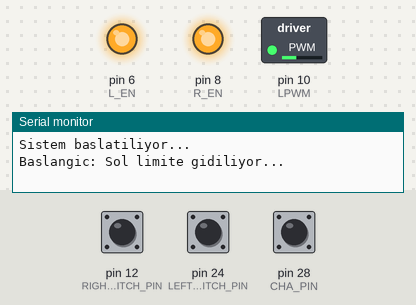
This sketch was run on a simulated Arduino Mega 2560, built with avr-gcc and run on an emulated ATmega2560. Shown: switched loads named in the sketch (green lamp = pin HIGH), output pins drawn as LEDs (lit = HIGH), the last lines printed to the serial monitor. Inputs (shaded band) come from the test bench; at power-on: pin 24 (LEFT_SWITCH_PIN) HIGH, pin 12 (RIGHT_SWITCH_PIN) HIGH, pin 28 (CHA_PIN) HIGH.

Above: at 2.2 s.
2.3 s: pin 24 (LEFT_SWITCH_PIN) pulled LOW for 0.15 s
At 3.8 s:
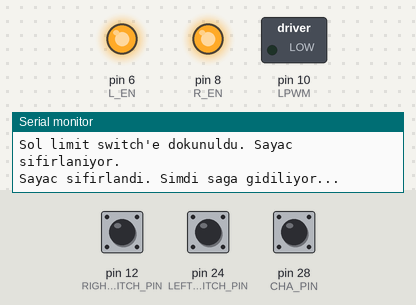
4.2 s: pin 12 (RIGHT_SWITCH_PIN) pulled LOW for 0.15 s
Timing chart, 0 to 7.2 s (numbered marks = the images above; inputs shaded):
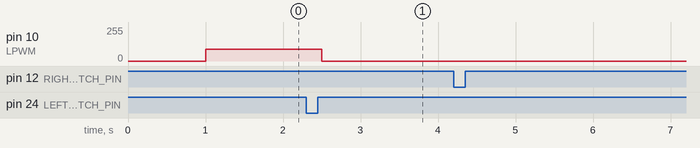

The sketch:

Inverted_Pendulum.ino
```cpp
#include <ezButton.h>
#include <PID_v1.h> // Include the PID library

// ... (Pin tanımlamaları ve diğer değişkenler aynı kalacak) ...
// Enkoder Pinleri
#define CHA_PIN 28
#define CHB_PIN 25
#define CHZ_PIN 30 // Index pini kullanılmıyor ancak tanımı kalabilir

// Limit Switch Pinleri
#define RIGHT_SWITCH_PIN 12
#define LEFT_SWITCH_PIN 24

// Motor Sürücü Pinleri
#define RPWM 0      // PWM çıkışı olan pin (sağa yön)
#define LPWM 10     // PWM çıkışı olan pin (sola yön)
#define R_EN 8      // Sağa yön Enable pin
#define L_EN 6      // Sola yön Enable pin

#define HOMING_PWM 90   // Sola ilk gidiş hızı
#define TRAVEL_PWM 90   // Sağa gidiş hızı (mesafe ölçümü için)
// RETURN_PWM kaldırıldı, PID kontrol edecek

// --- PID Ayarları ---
double Kp = 0.3;
double Ki = 0;
double Kd = 0.02;

double pidSetpoint;
double pidInput;
double pidOutput;

PID myPID(&pidInput, &pidOutput, &pidSetpoint, Kp, Ki, Kd, REVERSE);

#define PID_TOLERANCE 5
// --- PID Ayarları Sonu ---

volatile long pulseCount = 0;
volatile int currentStateCHA;
volatile int currentStateCHB;

ezButton rightSwitch(RIGHT_SWITCH_PIN);
ezButton leftSwitch(LEFT_SWITCH_PIN);

enum State {
  STATE_INITIAL_LEFT,
  STATE_MEASURE_RIGHT,
  STATE_RETURN_TO_CENTER,
  STATE_STOPPED
};

State currentState = STATE_INITIAL_LEFT;

long totalDistancePulses = 0;

void setup() {
  Serial.begin(115200); // Baud rate'i unutmayın!
  Serial.println("Sistem baslatiliyor...");

  pinMode(CHA_PIN, INPUT_PULLUP);
  pinMode(CHB_PIN, INPUT_PULLUP);
  pinMode(CHZ_PIN, INPUT);

  pinMode(RPWM, OUTPUT);
  pinMode(LPWM, OUTPUT);
  pinMode(R_EN, OUTPUT);
  pinMode(L_EN, OUTPUT);

  digitalWrite(R_EN, HIGH);
  digitalWrite(L_EN, HIGH);

  stopMotor();

  rightSwitch.setDebounceTime(50);
  leftSwitch.setDebounceTime(50);

  currentStateCHA = digitalRead(CHA_PIN);
  attachInterrupt(digitalPinToInterrupt(CHA_PIN), encoderISR, CHANGE);

  myPID.SetMode(MANUAL);
  myPID.SetOutputLimits(0, 150);
  myPID.SetSampleTime(10); // PID hesaplama sıklığı 10ms

  Serial.println("Baslangic: Sol limite gidiliyor...");
  delay(1000);
}

void loop() {
  rightSwitch.loop();
  leftSwitch.loop();

  noInterrupts();
  long currentPulse = pulseCount;
  interrupts();
  pidInput = (double)currentPulse;

  switch (currentState) {
    case STATE_INITIAL_LEFT:
      myPID.SetMode(MANUAL);
      moveLeft(HOMING_PWM);
      if (leftSwitch.isReleased()) { // Veya isPressed() hangisi uygunsa
        Serial.println("Sol limit switch'e dokunuldu. Sayac sifirlaniyor.");
        stopMotor();
        delay(200);
        noInterrupts();
        pulseCount = 0;
        interrupts();
        pidInput = 0;
        Serial.println("Sayac sifirlandi. Simdi saga gidiliyor...");
        currentState = STATE_MEASURE_RIGHT;
        // delay(50); // İsteğe bağlı kısa bekleme
      }
      break;

    case STATE_MEASURE_RIGHT:
      myPID.SetMode(MANUAL);
      moveRight(TRAVEL_PWM);
      if (rightSwitch.isReleased()) { // Veya isPressed() hangisi uygunsa
         Serial.print("Sag limit switch'e dokunuldu. Toplam Adim: ");
         noInterrupts();
         long finalPulse = pulseCount;
         interrupts();
         pidInput = (double)finalPulse;

         Serial.println(finalPulse);
         stopMotor();
         delay(200);
         totalDistancePulses = finalPulse;
         pidSetpoint = (double)totalDistancePulses / 2.0;
         Serial.print("Toplam mesafe (puls): ");
         Serial.println(totalDistancePulses);
         Serial.print("Hedef orta nokta (PID Setpoint): ");
         Serial.println(pidSetpoint);
         Serial.println("Merkeze donuluyor (PID ile)...");

         myPID.SetMode(AUTOMATIC);
         currentState = STATE_RETURN_TO_CENTER;
         // delay(50); // İsteğe bağlı kısa bekleme
      }
      break;

    case STATE_RETURN_TO_CENTER:
      myPID.Compute(); // PID hesaplaması yapılıyor
      moveLeft((int)pidOutput); // Hesaplanan değerle motor sürülüyor

      // --- SERIAL PLOTTER İÇİN VERİ GÖNDERME ---
      Serial.print(pidInput);     // Mevcut pozisyonu yazdır
      Serial.print(",");          // Değerleri ayır
      Serial.print(pidSetpoint);  // Hedef pozisyonu yazdır
      Serial.print(",");          // Değerleri ayır
      Serial.println(pidOutput);  // PID çıkışını (PWM) yazdır ve satırı bitir
      // -----------------------------------------

      // Plotter'ın veriyi işlemesi ve loop'un çok hızlı dönmemesi için küçük bir bekleme
      delay(20); // PID örnekleme süresine (10ms) yakın veya biraz fazla olabilir

      // Hedefe varış kontrolü
      if (abs(pidSetpoint - pidInput) <= PID_TOLERANCE) {
         Serial.print("Merkeze ulasildi (hedef: ");
         Serial.print(pidSetpoint);
         Serial.print(", mevcut: ");
         Serial.println(pidInput);
         Serial.println("Hareket tamamlandi. Motor durduruldu.");

         stopMotor();
         myPID.SetMode(MANUAL); // PID'yi kapat
         currentState = STATE_STOPPED;
         // Durduktan sonra plottera veri göndermeyi durdurmak için burada break de edilebilir
         // veya STATE_STOPPED'a geçince zaten göndermeyecektir.
      }
      break; // STATE_RETURN_TO_CENTER sonu

    case STATE_STOPPED:
      stopMotor();
      // Serial Plotter'ı kapatana kadar boş veri göndermemek için burada bekleyebiliriz.
      delay(1000);
      break;
  }
}

// ... (ISR ve motor kontrol fonksiyonları aynı kalacak) ...
// Interrupt Service Routine (ISR) - Enkoder okuma
void encoderISR() {
  int readingCHA = digitalRead(CHA_PIN);
  int readingCHB = digitalRead(CHB_PIN);

  if (readingCHA != currentStateCHA) {
      if (readingCHA == readingCHB) {
          pulseCount++;
      } else {
          pulseCount--;
      }
      currentStateCHA = readingCHA;
  }
}

// Motoru durduran yardımcı fonksiyon
void stopMotor() {
  analogWrite(RPWM, 0);
  analogWrite(LPWM, 0);
}

// Motoru sağa hareket ettiren yardımcı fonksiyon
void moveRight(int pwmValue) {
  pwmValue = constrain(pwmValue, 0, 255);
  analogWrite(LPWM, 0);
  analogWrite(RPWM, pwmValue);
  digitalWrite(L_EN, HIGH);
  digitalWrite(R_EN, HIGH);
}

// Motoru sola hareket ettiren yardımcı fonksiyon
void moveLeft(int pwmValue) {
  pwmValue = constrain(pwmValue, 0, 255);
  analogWrite(RPWM, 0);
  analogWrite(LPWM, pwmValue);
  digitalWrite(L_EN, HIGH);
  digitalWrite(R_EN, HIGH);
}
```

Measured:
- after the input at 2.3 s, pin 10 (LPWM): 90/255 → 0/255 after 0.20 s
